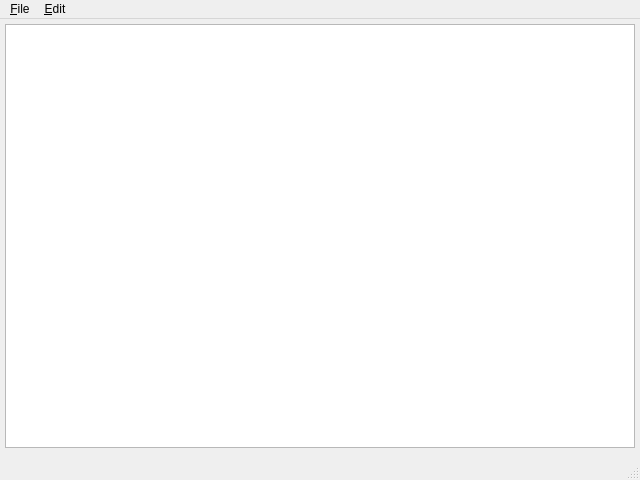
<?xml version="1.0" encoding="UTF-8"?>
<ui version="4.0">
 <class>QAnimationWindow</class>
 <widget class="QMainWindow" name="QAnimationWindow">
  <property name="geometry">
   <rect>
    <x>0</x>
    <y>0</y>
    <width>640</width>
    <height>480</height>
   </rect>
  </property>
  <property name="windowTitle">
   <string>COPASI Visualization</string>
  </property>
  <widget class="QWidget" name="centralwidget">
   <layout class="QGridLayout" name="gridLayout">
    <property name="margin">
     <number>5</number>
    </property>
    <property name="spacing">
     <number>5</number>
    </property>
    <item row="0" column="0">
     <widget class="QLayoutView" name="graphicsView">
      <property name="minimumSize">
       <size>
        <width>320</width>
        <height>240</height>
       </size>
      </property>
      <property name="renderHints">
       <set>QPainter::Antialiasing|QPainter::HighQualityAntialiasing|QPainter::SmoothPixmapTransform|QPainter::TextAntialiasing</set>
      </property>
      <property name="dragMode">
       <enum>QGraphicsView::ScrollHandDrag</enum>
      </property>
     </widget>
    </item>
    <item row="1" column="0">
     <widget class="QAnimationControls" name="mpControls" native="true"/>
    </item>
   </layout>
  </widget>
  <widget class="QMenuBar" name="menubar">
   <property name="geometry">
    <rect>
     <x>0</x>
     <y>0</y>
     <width>640</width>
     <height>21</height>
    </rect>
   </property>
   <widget class="QMenu" name="menu_File">
    <property name="title">
     <string>&amp;File</string>
    </property>
    <addaction name="actionView_Time_Course"/>
    <addaction name="actionView_Elementary_Modes"/>
    <addaction name="actionView_Conserved_Species"/>
    <addaction name="separator"/>
    <addaction name="actionExport"/>
    <addaction name="separator"/>
    <addaction name="actionClose"/>
   </widget>
   <widget class="QMenu" name="menu_Edit">
    <property name="title">
     <string>&amp;Edit</string>
    </property>
    <addaction name="action_Settings"/>
   </widget>
   <addaction name="menu_File"/>
   <addaction name="menu_Edit"/>
  </widget>
  <widget class="QStatusBar" name="statusbar"/>
  <action name="action">
   <property name="text">
    <string>-</string>
   </property>
  </action>
  <action name="actionExport">
   <property name="text">
    <string>Export Image</string>
   </property>
   <property name="shortcut">
    <string>Ctrl+E</string>
   </property>
  </action>
  <action name="actionClose">
   <property name="text">
    <string>Close</string>
   </property>
   <property name="shortcut">
    <string>Ctrl+W</string>
   </property>
  </action>
  <action name="action_Settings">
   <property name="text">
    <string>&amp;Settings</string>
   </property>
  </action>
  <action name="actionView_Conserved_Species">
   <property name="text">
    <string>View Conserved Species</string>
   </property>
  </action>
  <action name="actionView_Elementary_Modes">
   <property name="text">
    <string>View Elementary Modes</string>
   </property>
  </action>
  <action name="actionView_Time_Course">
   <property name="text">
    <string>View Time Course</string>
   </property>
  </action>
 </widget>
 <customwidgets>
  <customwidget>
   <class>QLayoutView</class>
   <extends>QGraphicsView</extends>
   <header location="global">qlayout/qlayoutview.h</header>
   <slots>
    <slot>slotSaveToFile(QString)</slot>
   </slots>
  </customwidget>
  <customwidget>
   <class>QAnimationControls</class>
   <extends>QWidget</extends>
   <header location="global">qlayout/qanimationcontrols.h</header>
   <container>1</container>
   <slots>
    <signal>showStep(int)</signal>
   </slots>
  </customwidget>
 </customwidgets>
 <resources/>
 <connections>
  <connection>
   <sender>mpControls</sender>
   <signal>showStep(int)</signal>
   <receiver>QAnimationWindow</receiver>
   <slot>slotShowStep(int)</slot>
   <hints>
    <hint type="sourcelabel">
     <x>319</x>
     <y>449</y>
    </hint>
    <hint type="destinationlabel">
     <x>319</x>
     <y>239</y>
    </hint>
   </hints>
  </connection>
  <connection>
   <sender>actionClose</sender>
   <signal>triggered()</signal>
   <receiver>QAnimationWindow</receiver>
   <slot>close()</slot>
   <hints>
    <hint type="sourcelabel">
     <x>-1</x>
     <y>-1</y>
    </hint>
    <hint type="destinationlabel">
     <x>319</x>
     <y>239</y>
    </hint>
   </hints>
  </connection>
  <connection>
   <sender>actionExport</sender>
   <signal>triggered()</signal>
   <receiver>QAnimationWindow</receiver>
   <slot>slotExportImage()</slot>
   <hints>
    <hint type="sourcelabel">
     <x>-1</x>
     <y>-1</y>
    </hint>
    <hint type="destinationlabel">
     <x>319</x>
     <y>239</y>
    </hint>
   </hints>
  </connection>
  <connection>
   <sender>action_Settings</sender>
   <signal>triggered()</signal>
   <receiver>QAnimationWindow</receiver>
   <slot>slotEditSettings()</slot>
   <hints>
    <hint type="sourcelabel">
     <x>-1</x>
     <y>-1</y>
    </hint>
    <hint type="destinationlabel">
     <x>319</x>
     <y>239</y>
    </hint>
   </hints>
  </connection>
  <connection>
   <sender>actionView_Conserved_Species</sender>
   <signal>triggered()</signal>
   <receiver>QAnimationWindow</receiver>
   <slot>slotSwitchAnimation()</slot>
   <hints>
    <hint type="sourcelabel">
     <x>-1</x>
     <y>-1</y>
    </hint>
    <hint type="destinationlabel">
     <x>319</x>
     <y>239</y>
    </hint>
   </hints>
  </connection>
  <connection>
   <sender>actionView_Elementary_Modes</sender>
   <signal>triggered()</signal>
   <receiver>QAnimationWindow</receiver>
   <slot>slotSwitchAnimation()</slot>
   <hints>
    <hint type="sourcelabel">
     <x>-1</x>
     <y>-1</y>
    </hint>
    <hint type="destinationlabel">
     <x>319</x>
     <y>239</y>
    </hint>
   </hints>
  </connection>
  <connection>
   <sender>actionView_Time_Course</sender>
   <signal>triggered()</signal>
   <receiver>QAnimationWindow</receiver>
   <slot>slotSwitchAnimation()</slot>
   <hints>
    <hint type="sourcelabel">
     <x>-1</x>
     <y>-1</y>
    </hint>
    <hint type="destinationlabel">
     <x>319</x>
     <y>239</y>
    </hint>
   </hints>
  </connection>
 </connections>
 <slots>
  <slot>slotShowStep(int)</slot>
  <slot>slotExportImage()</slot>
  <slot>slotEditSettings()</slot>
  <slot>slotSwitchAnimation()</slot>
 </slots>
</ui>
